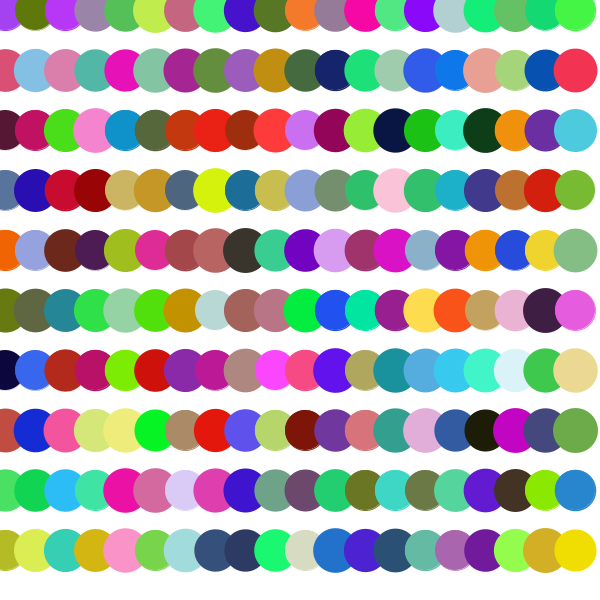
Frame 1 (no input)
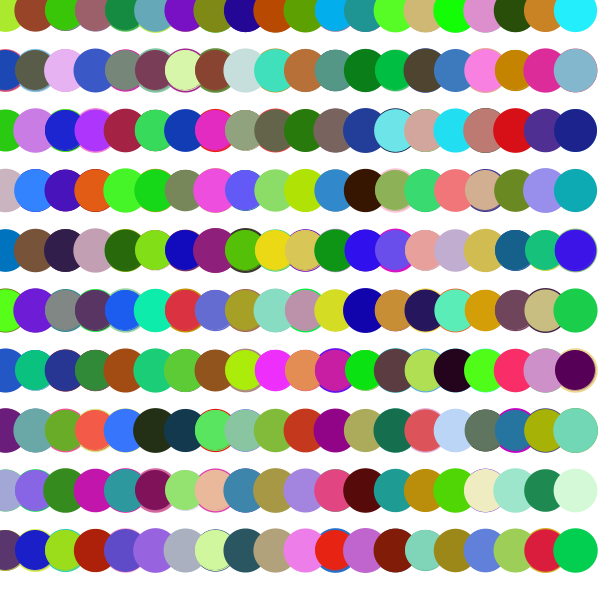
Frame 2 (the mouse pressed at the canvas centre, redrawn once)

The Processing sketch that drew these frames (run headless with seeded random() and noise(); the mouse was pressed at the canvas centre and the sketch redrawn once):

// Processing sketch: processing_147858
// ── processing_147858.pde

// Konkuk University
// Department of Dynamic Media
// SOS iDesign
// Name: Hyeri Kim
// ID: Hyeri Kim 201420075
 
float r;
float g;
float b;



void setup(){
  size(600,600);
  background(255);
  smooth();
  noLoop();
}

void draw(){
  for(int i=5; i<width; i=i+30){
    for(int j=10; j<height; j=j+60){
      r=random(255);
      g=random(255);
      b=random(255);
      
      
      fill(r,g,b);
      stroke(r,g,b);
      strokeWeight(random(5));
      ellipse(i,j,40,40);
      
    }
  }
}
